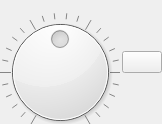
<?xml version="1.0" encoding="UTF-8"?>
<ui version="4.0">
 <class>NodeAudioDeviceOutput</class>
 <widget class="QWidget" name="NodeAudioDeviceOutput">
  <property name="geometry">
   <rect>
    <x>0</x>
    <y>0</y>
    <width>150</width>
    <height>124</height>
   </rect>
  </property>
  <layout class="QHBoxLayout" name="horizontalLayout_2">
   <property name="spacing">
    <number>2</number>
   </property>
   <property name="leftMargin">
    <number>0</number>
   </property>
   <property name="topMargin">
    <number>2</number>
   </property>
   <property name="rightMargin">
    <number>0</number>
   </property>
   <property name="bottomMargin">
    <number>2</number>
   </property>
   <item>
    <widget class="QDial" name="_volume">
     <property name="sizePolicy">
      <sizepolicy hsizetype="Fixed" vsizetype="Fixed">
       <horstretch>0</horstretch>
       <verstretch>0</verstretch>
      </sizepolicy>
     </property>
     <property name="minimumSize">
      <size>
       <width>120</width>
       <height>120</height>
      </size>
     </property>
     <property name="maximumSize">
      <size>
       <width>100</width>
       <height>100</height>
      </size>
     </property>
     <property name="maximum">
      <number>100</number>
     </property>
     <property name="value">
      <number>50</number>
     </property>
     <property name="notchesVisible">
      <bool>true</bool>
     </property>
    </widget>
   </item>
   <item>
    <widget class="QPushButton" name="_mute">
     <property name="sizePolicy">
      <sizepolicy hsizetype="Fixed" vsizetype="Fixed">
       <horstretch>0</horstretch>
       <verstretch>0</verstretch>
      </sizepolicy>
     </property>
     <property name="text">
      <string/>
     </property>
     <property name="icon">
      <iconset theme="audio-volume-high">
       <normaloff>.</normaloff>.</iconset>
     </property>
    </widget>
   </item>
  </layout>
 </widget>
 <resources/>
 <connections/>
</ui>
